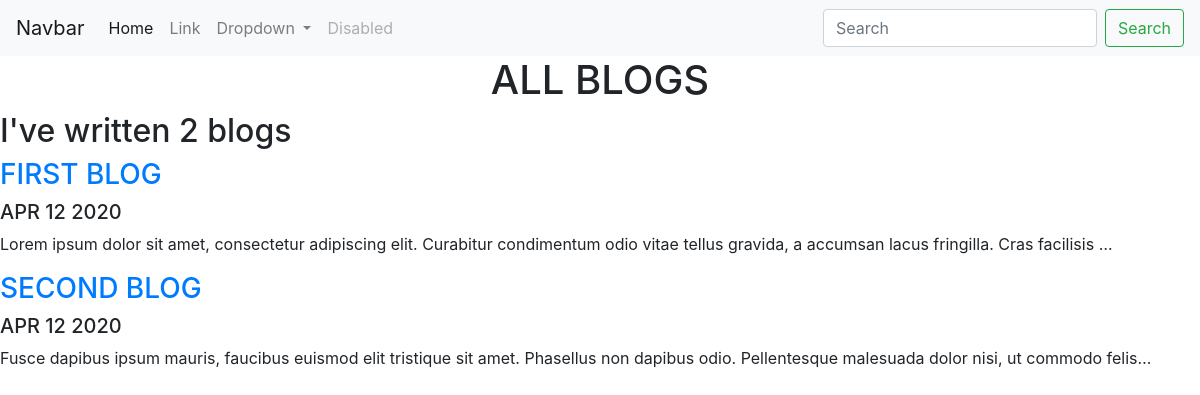
Screenshot of /blog/ with the database file from the repository.
### blog/models.py (models this page shows, shortened)
class Blog(models.Model):
    title = models.CharField(max_length=200)
    description = models.TextField()
    date = models.DateField()

### blog/views.py (the view)
# urls.py: path('', views.all_blogs, name='all_blogs'),
def all_blogs(request):
    blogs = Blog.objects.all()
    return render(request, 'blog/all_blogs.html', {'blogs': blogs})

### blog/templates/blog/all_blogs.html (shortened to what this page needs)
<html>
<head>
    <link rel="stylesheet" href="https://stackpath.bootstrapcdn.com/bootstrap/4.4.1/css/bootstrap.min.css">
</head>
<body>
{% extends 'portfolio/base.html' %}
{% block content %}
<h1 style="text-align: center">ALL BLOGS</h1>
<h2>I've written {{ blogs.count }} blog{{ blogs.count|pluralize }}</h2>
{% for blog in blogs %}
    <a href="{% url 'blog:detail' blog.id %}"><h3>{{ blog.title }}</h3></a>
    <h5>{{ blog.date|date:'M d Y'|upper }}</h5>
    <p>{{ blog.description|truncatechars:150 }}</p>
{% endfor %}
{% endblock %}

### rows the page displays
Blog: title "FIRST BLOG", date "APR 12 2020", description "Lorem ipsum dolor sit amet, consectetur adipiscing elit. Curabitur condimentum odio vitae tellus gravida, a accumsan lacus fringilla. Cras facilisis …"
Blog: title "SECOND BLOG", date "APR 12 2020", description "Fusce dapibus ipsum mauris, faucibus euismod elit tristique sit amet. Phasellus non dapibus odio. Pellentesque malesuada dolor nisi, ut commodo felis…"

### other values shown
{{ blogs.count }} "2"
